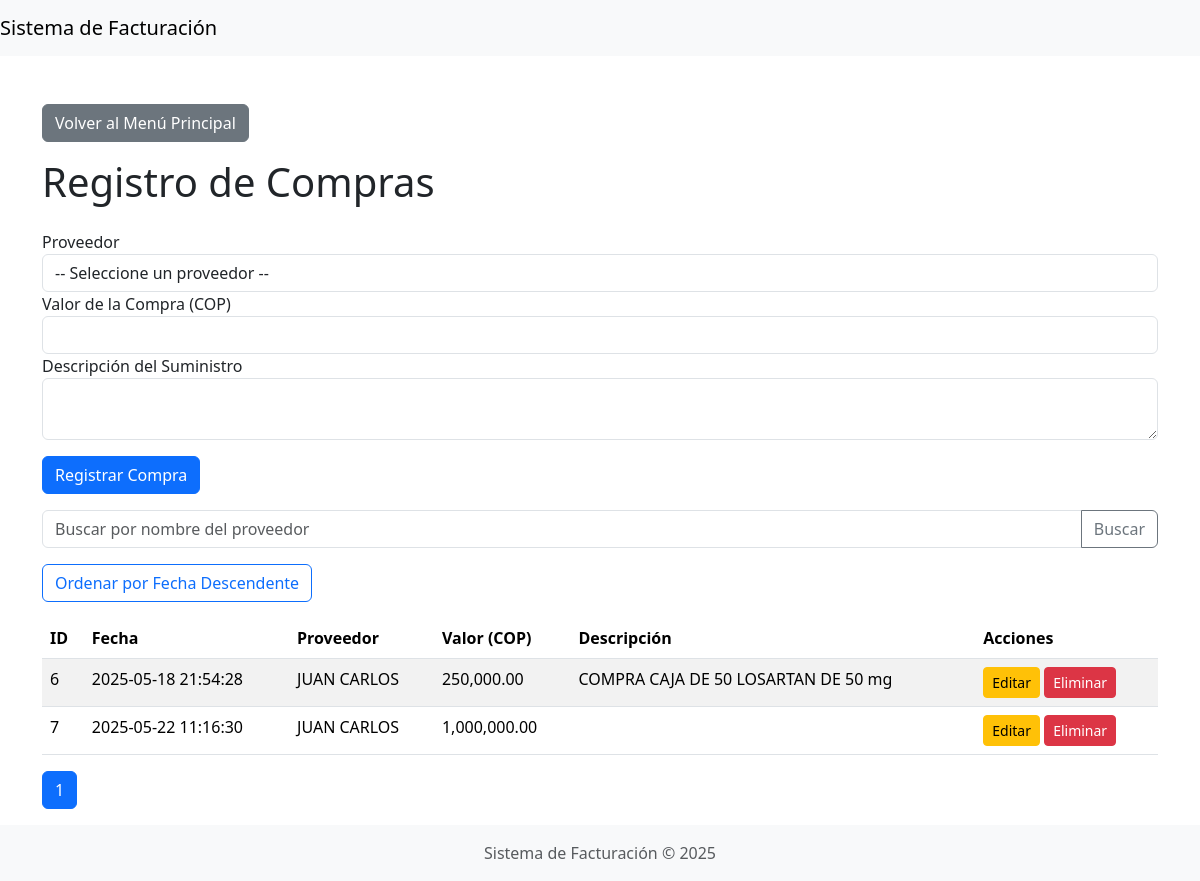
The app's page /proveedores/compras.php with its own data.
### tables this page shows
CREATE TABLE `compras` (
  `id` int(11) NOT NULL AUTO_INCREMENT,
  `proveedor_id` int(11) NOT NULL,
  `fecha_compra` datetime NOT NULL,
  `valor` decimal(10,2) NOT NULL,
  `descripcion` text DEFAULT NULL,
  PRIMARY KEY (`id`),
  KEY `proveedor_id` (`proveedor_id`)
);

CREATE TABLE `proveedores` (
  `id` int(11) NOT NULL AUTO_INCREMENT,
  `tipo` enum('natural','empresa') NOT NULL,
  `nombre` varchar(255) NOT NULL,
  `identificacion` varchar(50) NOT NULL,
  `direccion` varchar(255) DEFAULT NULL,
  `correo` varchar(100) DEFAULT NULL,
  `telefono` varchar(50) DEFAULT NULL,
  PRIMARY KEY (`id`)
);

### db.php (called while the page is built, shortened)
<?php
if (!class_exists('Database')) {
    class Database
    {
        private $conn;
        public function __construct()
        {
            $this->conn = new mysqli(DB_HOST, DB_USER, DB_PASS, DB_NAME);
        }
        public function query($sql)
        {
            return $this->conn->query($sql);
        }
    }
}

### proveedores/compras.php (the view, shortened to what this page needs)
<?php
include '../db.php';
$db = new Database();
$limit = 10;
$page = isset($_GET['page']) ? (int)$_GET['page'] : 1;
$offset = ($page - 1) * $limit;
$search = $_GET['search'] ?? '';
$order = isset($_GET['order']) && $_GET['order'] == 'desc' ? 'DESC' : 'ASC';
$sql = "SELECT c.id, c.fecha_compra, c.valor, c.descripcion, p.nombre AS proveedor_nombre
        FROM compras c
        INNER JOIN proveedores p ON c.proveedor_id = p.id";
$sql .= " ORDER BY c.fecha_compra $order LIMIT $limit OFFSET $offset";
$compras = $db->query($sql);
$total_sql = "SELECT COUNT(*) as total FROM compras c INNER JOIN proveedores p ON c.proveedor_id = p.id";
$total_result = $db->query($total_sql);
$total_row = $total_result->fetch_assoc();
$total = $total_row['total'];
$total_pages = ceil($total / $limit);
?>
<?php include '../includes/header.php'; ?>
<div class="container mt-5">
    <a href="../index.php" class="btn btn-secondary mb-3">Volver al Menú Principal</a>
    <h1 class="mb-4">Registro de Compras</h1>
    <form method="POST" class="mb-3">
        <div class="form-group">
            <label>Proveedor</label>
            <select name="proveedor_id" class="form-control" required>
                <option value="">-- Seleccione un proveedor --</option>
            </select>
        </div>
        <div class="form-group">
            <label>Valor de la Compra (COP)</label>
            <input type="number" name="valor" step="0.01" class="form-control" required>
        </div>
        <div class="form-group">
            <label>Descripción del Suministro</label>
            <textarea name="descripcion" class="form-control"></textarea>
        </div>
        <button type="submit" class="btn btn-primary mt-3">Registrar Compra</button>
    </form>
    <form method="GET" class="mb-3">
        <div class="input-group">
            <input type="text" name="search" class="form-control" placeholder="Buscar por nombre del proveedor" value="<?php echo $search; ?>">
            <button type="submit" class="btn btn-outline-secondary">Buscar</button>
        </div>
    </form>
    <div class="mb-3">
        <a href="?order=<?php echo $order == 'ASC' ? 'desc' : 'asc'; ?>&search=<?php echo $search; ?>" class="btn btn-outline-primary">
            Ordenar por Fecha <?php echo $order == 'ASC' ? 'Descendente' : 'Ascendente'; ?>
        </a>
    </div>
    <table class="table table-striped">
        <thead>
            <tr>
                <th>ID</th>
                <th>Fecha</th>
                <th>Proveedor</th>
                <th>Valor (COP)</th>
                <th>Descripción</th>
                <th>Acciones</th>
            </tr>
        </thead>
        <tbody>
            <?php while ($row = $compras->fetch_assoc()): ?>
                <tr>
                    <td><?php echo $row['id']; ?></td>
                    <td><?php echo $row['fecha_compra']; ?></td>
                    <td><?php echo $row['proveedor_nombre']; ?></td>
                    <td><?php echo number_format($row['valor'], 2); ?></td>
                    <td><?php echo $row['descripcion']; ?></td>
                    <td>
                        <a href="?editar_id=<?php echo $row['id']; ?>" class="btn btn-warning btn-sm">Editar</a>
                        <a href="?eliminar_id=<?php echo $row['id']; ?>" class="btn btn-danger btn-sm" onclick="return confirm('¿Estás seguro de eliminar esta compra?');">Eliminar</a>
                    </td>
                </tr>
            <?php endwhile; ?>
        </tbody>
    </table>
    <nav aria-label="Page navigation">
        <ul class="pagination">
            <?php for ($i = 1; $i <= $total_pages; $i++): ?>
                <li class="page-item <?php echo $i == $page ? 'active' : ''; ?>">
                    <a class="page-link" href="?page=<?php echo $i; ?>&search=<?php echo $search; ?>&order=<?php echo $order; ?>"><?php echo $i; ?></a>
                </li>
            <?php endfor; ?>
        </ul>
    </nav>
</div>
<?php include '../includes/footer.php'; ?>

### records on screen
compras: id "6", fecha_compra "2025-05-18 21:54:28", proveedor.nombre "JUAN CARLOS", valor "250,000.00", descripcion "COMPRA CAJA DE 50 LOSARTAN DE 50 mg"
compras: id "7", fecha_compra "2025-05-22 11:16:30", proveedor.nombre "JUAN CARLOS", valor "1,000,000.00"
